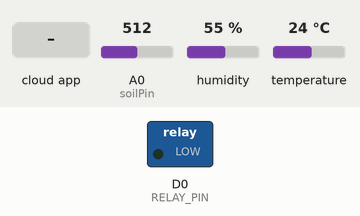
Simulated run of this sketch. Board: ESP8266 (NodeMCU). Parts: switched loads named in the sketch (green lamp = pin HIGH). Inputs (shaded band) come from the test bench; at power-on: A0 (soilPin) = 512, humidity 55 %, temperature 24 °C. WiFi joins after 1.5 s; servers stay silent unless stated; the Firebase database answers and starts empty; what the sketch prints to the serial monitor is not drawn.

Above: at 3.2 s.
3.3 s: the phone or cloud app sets is_auto to 1
At 4.9 s:
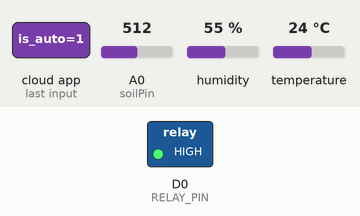
Timing chart, 0 to 6.4 s (numbered marks = the images above; inputs shaded):
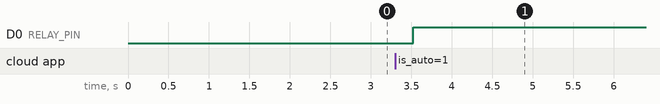

The sketch:

btl.ino
```cpp
#include <ESP8266WiFi.h>
#include <FirebaseESP8266.h>
#include <DHT.h>

#define WIFI_SSID "Minh's Galaxy S21 5G"  // Tên mạng Wi-Fi của bạn
#define WIFI_PASSWORD "nguyetminh212"  // Mật khẩu Wi-Fi của bạn
#define FIREBASE_HOST "https://smartwatering-4fe6a-default-rtdb.firebaseio.com/"  // Firebase Hostname
#define FIREBASE_AUTH "Zn7B2TE091ApU2XRbyzu0L0wjJn3NxfcIEMUuHpw"  // Firebase Database Secret

// Định nghĩa loại cảm biến DHT và chân kết nối
#define DHTPIN D1        // Chân GPIO5 (D1 trên NodeMCU)
#define soilPin A0
#define DHTTYPE DHT11    // Chọn DHT11 (nếu bạn dùng DHT22 thì thay bằng DHT22)

// Định nghĩa chân điều khiển relay
#define RELAY_PIN D0

DHT dht(DHTPIN, DHTTYPE);
//Declares Variables
FirebaseData firebasedata;
FirebaseConfig config;
FirebaseAuth auth;

void setup() {
  Serial.begin(115200);

 // Kết nối Wi-Fi
  WiFi.begin(WIFI_SSID, WIFI_PASSWORD);
  Serial.print("Đang kết nối WiFi...");
  while (WiFi.status() != WL_CONNECTED) {
    delay(1000);
    Serial.print(".");
  }
  Serial.println();
  Serial.println("Đã kết nối WiFi.");

  // Cấu hình Firebase
  config.host = FIREBASE_HOST;
  config.signer.tokens.legacy_token = FIREBASE_AUTH;

  // Khởi động Firebase
  Firebase.begin(&config, &auth);
  Firebase.reconnectWiFi(true);

  dht.begin();  // Khởi động cảm biến DHT11
  pinMode(RELAY_PIN, OUTPUT); // Thiết lập chân relay là OUTPUT
  digitalWrite(RELAY_PIN, LOW); // Tắt máy bơm ban đầu
}

void loop() {
  // Đọc giá trị nhiệt độ và độ ẩm
  float h = dht.readHumidity();
  float t = dht.readTemperature();  // Đọc nhiệt độ bằng độ C
  int soilMoistureValue = analogRead(soilPin);
  int soilMoisturePercent = ((1024 - soilMoistureValue) * 100) / 1024;

  // Gửi dữ liệu lên Firebase
  Firebase.setFloat(firebasedata, "/sensor_data/temperature", t);
  Firebase.setFloat(firebasedata, "/sensor_data/humidity", h);
  Firebase.setFloat(firebasedata, "/sensor_data/soil_moisture", soilMoisturePercent);

  //Firebase.setBool(firebasedata, "/is_auto", true);
  //Firebase.setInt(firebasedata,"/soil_moisture_lower_threshold", 20);
  //Firebase.setInt(firebasedata,"/soil_moisture_upper_threshold", 25);

  // Nhận giá trị từ Firebase (is_auto, is_pump_on)
  bool isAuto = false;
  if (Firebase.getBool(firebasedata, "/is_auto")) {
    isAuto = firebasedata.boolData();
  }
  Serial.println(isAuto);

  bool isPumpOn = false;
  if (Firebase.getBool(firebasedata, "/is_pump_on")) {
    isPumpOn = firebasedata.boolData();
  }
  Serial.println(isPumpOn);

  int soilMoistureLowerThreshold = 0;
  if (Firebase.getInt(firebasedata, "/soil_moisture_lower_threshold")) {
    soilMoistureLowerThreshold = firebasedata.intData();
  } else {
    Serial.println("Không thể lấy giá trị soil_moisture_lower_threshold, dùng giá trị mặc định.");
  }

  int soilMoistureUpperThreshold = 0;
  if (Firebase.getInt(firebasedata, "/soil_moisture_upper_threshold")) {
    soilMoistureUpperThreshold = firebasedata.intData();
  } else {
    Serial.println("Không thể lấy giá trị soil_moisture_upper_threshold, dùng giá trị mặc định.");
  }

  int temperatureLowerThreshold = 0;
  if (Firebase.getInt(firebasedata, "/temperature_lower_threshold")) {
    temperatureLowerThreshold = firebasedata.intData();
  } else {
    Serial.println("Không thể lấy giá trị temperature_lower_threshold, dùng giá trị mặc định.");
  }

  int temperatureUpperThreshold = 0;
  if (Firebase.getInt(firebasedata, "/temperature_upper_threshold")) {
    temperatureUpperThreshold = firebasedata.intData();
  } else {
    Serial.println("Không thể lấy giá trị temperature_upper_threshold, dùng giá trị mặc định.");
  }

  // Kiểm tra chế độ tự động
  if (isAuto) {
    // // Điều kiện để bật máy bơm (tự động)
    // Serial.print("soil Moisture: ");
    // Serial.print(soilMoisturePercent);
    // Serial.println();
    // Serial.print("Temperature: ");
    // Serial.print(t);
    // Serial.print("moisturelower: ");
    // Serial.print(soilMoistureLowerThreshold);
    // Serial.print("moistureUpper: ");
    // Serial.print(soilMoistureUpperThreshold);
    // Serial.print("temperaturelower: ");
    // Serial.print(temperatureLowerThreshold);
    //  Serial.print("temperatureUpper: ");
    // Serial.print(temperatureUpperThreshold);

    // if (soilMoisturePercent < soilMoistureLowerThreshold && t >= temperatureLowerThreshold && t <= temperatureUpperThreshold) {
    //   digitalWrite(RELAY_PIN, LOW);  // Bật máy bơm
    //   Firebase.setBool(firebasedata, "/is_pump_on", true);
    //   Serial.println("Máy bơm tự động bật do độ ẩm thấp và nhiệt độ phù hợp.");
    // } else if (soilMoisturePercent >= soilMoistureUpperThreshold || t < temperatureLowerThreshold || t > temperatureUpperThreshold) {
    //   digitalWrite(RELAY_PIN, HIGH);  // Tắt máy bơm
    //   Firebase.setBool(firebasedata, "/is_pump_on", false);
    //   Serial.println("Máy bơm tự động tắt do điều kiện không phù hợp.");
    // }
    registerAuto();
    registerRelay();
  } else {
    // Chế độ thủ công: bật/tắt bơm dựa vào "is_pump_on"
    // if (isPumpOn) {
    //   digitalWrite(RELAY_PIN, LOW);  // Bật máy bơm
    //   Serial.println("Máy bơm được bật thủ công.");
    // } else {
    //   digitalWrite(RELAY_PIN, HIGH);  // Tắt máy bơm
    //   Serial.println("Máy bơm được tắt thủ công.");
    // }
    registerRelay();
  }

  delay(2000);  // Chờ 2 giây trước khi lặp lại
}

void registerAuto() {
  // Điều kiện để bật máy bơm (tự động)
  float h = dht.readHumidity();
  float t = dht.readTemperature();  // Đọc nhiệt độ bằng độ C
  int soilMoistureValue = analogRead(soilPin);
  int soilMoisturePercent = ((1024 - soilMoistureValue) * 100) / 1024;
  int soilMoistureLowerThreshold = 0;
  if (Firebase.getInt(firebasedata, "/soil_moisture_lower_threshold")) {
    soilMoistureLowerThreshold = firebasedata.intData();
  } else {
    Serial.println("Không thể lấy giá trị soil_moisture_lower_threshold, dùng giá trị mặc định.");
  }

  int soilMoistureUpperThreshold = 0;
  if (Firebase.getInt(firebasedata, "/soil_moisture_upper_threshold")) {
    soilMoistureUpperThreshold = firebasedata.intData();
  } else {
    Serial.println("Không thể lấy giá trị soil_moisture_upper_threshold, dùng giá trị mặc định.");
  }

  int temperatureLowerThreshold = 0;
  if (Firebase.getInt(firebasedata, "/temperature_lower_threshold")) {
    temperatureLowerThreshold = firebasedata.intData();
  } else {
    Serial.println("Không thể lấy giá trị temperature_lower_threshold, dùng giá trị mặc định.");
  }

  int temperatureUpperThreshold = 0;
  if (Firebase.getInt(firebasedata, "/temperature_upper_threshold")) {
    temperatureUpperThreshold = firebasedata.intData();
  } else {
    Serial.println("Không thể lấy giá trị temperature_upper_threshold, dùng giá trị mặc định.");
  }

    Serial.print("soil Moisture: ");
    Serial.print(soilMoisturePercent);
    Serial.println();
    Serial.print("Temperature: ");
    Serial.print(t);
    Serial.print("moisturelower: ");
    Serial.print(soilMoistureLowerThreshold);
    Serial.print("moistureUpper: ");
    Serial.print(soilMoistureUpperThreshold);
    Serial.print("temperaturelower: ");
    Serial.print(temperatureLowerThreshold);
     Serial.print("temperatureUpper: ");
    Serial.print(temperatureUpperThreshold);

    if (soilMoisturePercent < soilMoistureLowerThreshold && t >= temperatureLowerThreshold && t <= temperatureUpperThreshold) {
      // digitalWrite(RELAY_PIN, LOW);  // Bật máy bơm
      Firebase.setBool(firebasedata, "/is_pump_on", true);
      Serial.println("Máy bơm tự động bật do độ ẩm thấp và nhiệt độ phù hợp.");
    } else if (soilMoisturePercent >= soilMoistureUpperThreshold || t < temperatureLowerThreshold || t > temperatureUpperThreshold) {
      // digitalWrite(RELAY_PIN, HIGH);  // Tắt máy bơm
      Firebase.setBool(firebasedata, "/is_pump_on", false);
      Serial.println("Máy bơm tự động tắt do điều kiện không phù hợp.");
    }
}

void registerRelay() {
  bool isPumpOn = true;
  if (Firebase.getBool(firebasedata, "/is_pump_on")) {
    isPumpOn = firebasedata.boolData();
  }
  Serial.println(isPumpOn);
  if (isPumpOn) {
      digitalWrite(RELAY_PIN, LOW);  // Bật máy bơm
      Serial.println("Máy bơm được bật thủ công.");
    } else {
      digitalWrite(RELAY_PIN, HIGH);  // Tắt máy bơm
      Serial.println("Máy bơm được tắt thủ công.");
    }
}
```
